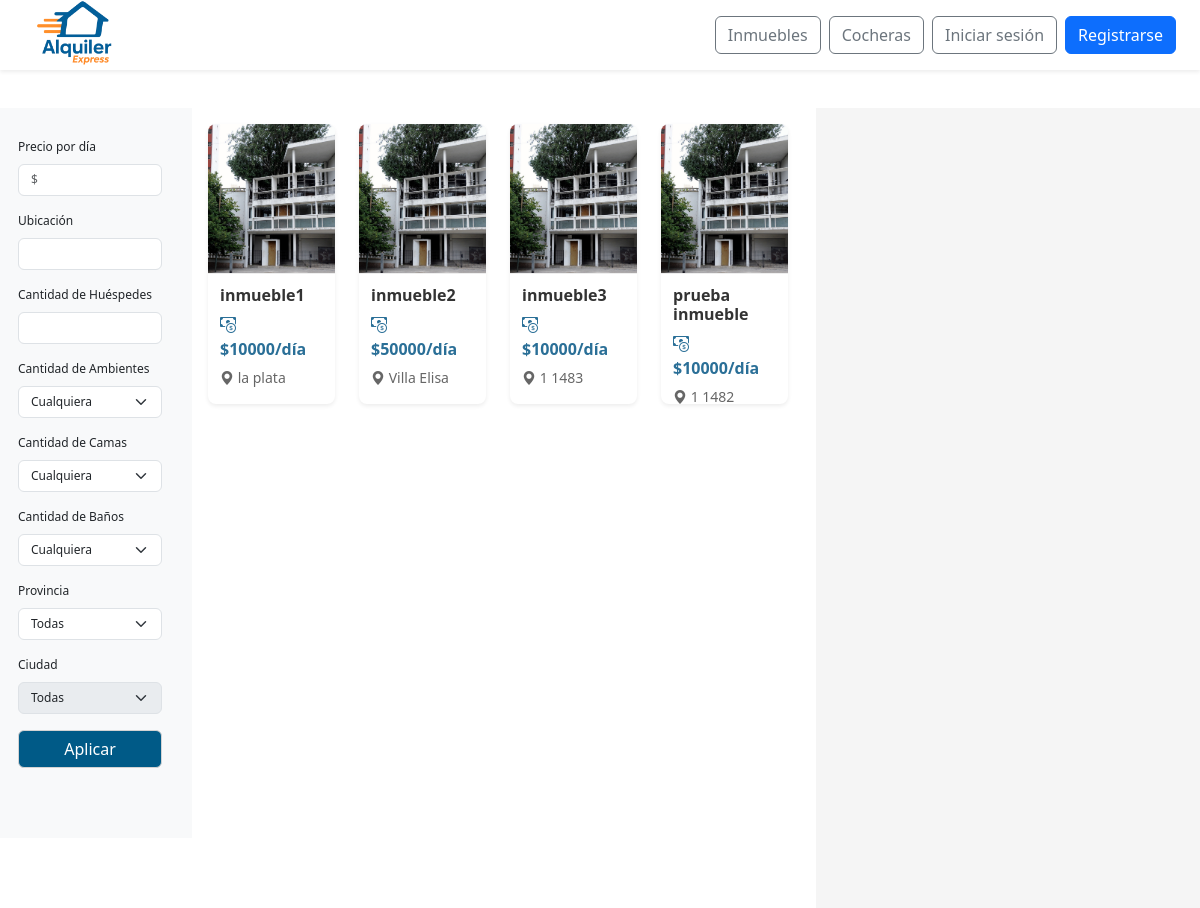
Screenshot of /buscar-inmuebles/ with the database file from the repository.
### web/models.py (models this page shows, shortened)
class Inmueble(models.Model):
    id_inmueble = models.AutoField(primary_key=True)
    nombre = models.CharField(max_length=100)
    ubicacion = models.TextField()
    provincia = models.ForeignKey(Provincia, on_delete=models.SET_NULL, null=True)
    ciudad = models.ForeignKey(Ciudad, on_delete=models.SET_NULL, null=True)
    descripcion = models.TextField()
    cantidad_banios = models.IntegerField()
    cantidad_ambientes = models.IntegerField()
    cantidad_camas = models.IntegerField()
    cantidad_huespedes = models.IntegerField()
    precio_por_dia = models.DecimalField(max_digits=10, decimal_places=2)
    politica_cancelacion = models.TextField()
    fecha_publicacion = models.DateField()
    cochera = models.ForeignKey(Cochera, null=True, blank=True, on_delete=models.SET_NULL)
    estado = models.ForeignKey(Estado, on_delete=models.SET_NULL, null=True)
    empleado = models.ForeignKey(Perfil, null=True, blank=True, on_delete=models.SET_NULL)

### web/views.py (the view)
# urls.py: path('buscar-inmuebles/', views.buscar_inmuebles, name='buscar_inmuebles'),
def buscar_inmuebles(request):
    query = request.GET.get('q', '').strip()
    provincia_id = request.GET.get('provincia')
    ciudad_id = request.GET.get('ciudad')
    precio = request.GET.get('precio')
    ubicacion = request.GET.get('ubicacion')
    huespedes = request.GET.get('huespedes')
    ambientes = request.GET.get('ambientes')
    camas = request.GET.get('camas')
    banios = request.GET.get('banios')
    inmuebles = Inmueble.objects.all()
    if query:
        inmuebles = inmuebles.filter(nombre__icontains=query)
    if provincia_id:
        inmuebles = inmuebles.filter(provincia_id=provincia_id)
    if ciudad_id:
        inmuebles = inmuebles.filter(ciudad_id=ciudad_id)
    if precio:
        inmuebles = inmuebles.filter(precio_por_dia__lte=precio)
    if ubicacion:
        inmuebles = inmuebles.filter(ubicacion__icontains=ubicacion)
    if huespedes:
        inmuebles = inmuebles.filter(cantidad_huespedes__gte=huespedes)
    if ambientes:
        if ambientes.endswith('+'):
            inmuebles = inmuebles.filter(cantidad_ambientes__gte=int(ambientes[:-1]))
        else:
            inmuebles = inmuebles.filter(cantidad_ambientes=int(ambientes))
    if camas:
        if camas.endswith('+'):
            inmuebles = inmuebles.filter(cantidad_camas__gte=int(camas[:-1]))
        else:
            inmuebles = inmuebles.filter(cantidad_camas=int(camas))
    if banios:
        if banios.endswith('+'):
            inmuebles = inmuebles.filter(cantidad_banios__gte=int(banios[:-1]))
        else:
            inmuebles = inmuebles.filter(cantidad_banios=int(banios))
    provincias = Provincia.objects.filter(ciudades__inmueble__isnull=False).distinct()
    if provincia_id:
        ciudades = Ciudad.objects.filter(
            provincia_id=provincia_id,
            inmueble__isnull=False
        ).distinct()
    else:
        ciudades = Ciudad.objects.filter(
            inmueble__isnull=False
        ).distinct()
    return render(request, 'buscar_inmuebles.html', {
        'inmuebles': inmuebles,
        'query': query,
        'provincias': provincias,
        'ciudades': ciudades,
    })

### web/context_processors.py (called while the page is built, shortened)
def notifications(request):
    return {}

### web/templates/buscar_inmuebles.html (shortened to what this page needs)
{% extends 'base_search.html' %}
{% load static %}
{% block extra_css %}
<link rel="stylesheet" href="{% static 'css/busqueda.css' %}">
{% endblock %}
{% block content %}
<main class="container-fluid">
  <div class="container-wrapper row">
    <aside class="filtros col-md-2 sidebar bg-light sticky-top">
      <form method="get">
        <div class="mb-3">
          <label class="form-label">Precio por día</label>
          <input type="number" class="form-control filtros__campo" name="precio" placeholder="$" min="0" value="{{ request.GET.precio }}">
        </div>
        <div class="mb-3">
          <label class="form-label">Ubicación</label>
          <input type="text" class="form-control filtros__campo" name="ubicacion" value="{{ request.GET.ubicacion }}">
        </div>
        <div class="mb-3">
          <label class="form-label">Cantidad de Huéspedes</label>
          <input type="number" class="form-control filtros__campo" name="huespedes" min="0" value="{{ request.GET.huespedes }}">
        </div>
        <div class="mb-3">
          <label class="form-label">Cantidad de Ambientes</label>
          <select class="form-select filtros__campo" name="ambientes">
            <option value="">Cualquiera</option>
          </select>
        </div>
        <div class="mb-3">
          <label class="form-label">Cantidad de Camas</label>
          <select class="form-select filtros__campo" name="camas">
            <option value="">Cualquiera</option>
          </select>
        </div>
        <div class="mb-3">
          <label class="form-label">Cantidad de Baños</label>
          <select class="form-select filtros__campo" name="banios">
            <option value="">Cualquiera</option>
          </select>
        </div>
        <div class="mb-3">
          <label class="form-label">Provincia</label>
          <select class="form-select filtros__campo" name="provincia" id="provincia-select">
            <option value="">Todas</option>
          </select>
        </div>
        <div class="mb-3">
          <label class="form-label">Ciudad</label>
          <select class="form-select filtros__campo" name="ciudad" id="ciudad-select" {% if not request.GET.provincia %}disabled{% endif %}>
            <option value="">Todas</option>
          </select>
        </div>
        <button class="btn btn-primary w-100 btn-azul">Aplicar</button>
      </form>
    </aside>
    <section class="lista-resultados col-md-6 p-3">
      <div id="lista-inmuebles" class="row">
        {% for inmueble in inmuebles %}
        <div class="col-12 col-md-6 col-lg-3 mb-4">
          <a href="{% url 'detalle_inmueble' inmueble.id_inmueble %}" class="text-decoration-none">
            <div class="propiedad-card card border-0 shadow-sm">
              {% if inmueble.imagen %}
                <img src="{{ inmueble.imagen.url }}" class="propiedad-imagen card-img-top" alt="{{ inmueble.nombre }}">
              {% else %}
                <img src="{% static 'img/default-property.jpg' %}" class="propiedad-imagen card-img-top" alt="Imagen por defecto">
              {% endif %}
              <div class="propiedad-body card-body">
                <h5 class="propiedad-nombre card-title">{{ inmueble.nombre }}</h5>
                <div class="propiedad-info">
                  <p class="propiedad-precio card-text">
                    <i class="bi bi-cash-coin"></i> ${{ inmueble.precio_por_dia|floatformat:"0" }}/día
                  </p>
                  <p class="propiedad-ubicacion card-text">
                    <i class="bi bi-geo-alt-fill"></i> {{ inmueble.ubicacion }}
                  </p>
                </div>
              </div>
            </div>
          </a>
        </div>
        {% empty %}
        <div class="col-12">
          <div class="mensaje-vacio alert alert-info" role="alert">
            <i class="bi bi-info-circle"></i> No se encontraron inmuebles disponibles.
          </div>
        </div>
        {% endfor %}
      </div>
    </section>
    <aside class="mapa-contenedor col-md-4">
      <div class="mapa-content" id="map" role="region" aria-label="Mapa de Inmuebles disponibles"></div>
    </aside>
  </div>
</main>
{% endblock %}

### web/static/css/global.css (style rules this page uses)
:root { --color-azul-alquiler: #005A87; --color-naranja-alquiler: #F26A1B; --color-azul-hover: #004466; --color-naranja-hover: #d85b17; }
.btn-azul { background-color: var(--color-azul-alquiler); color: white; border-color: lightgrey; transition: background-color 0.3s ease; }

### web/static/css/busqueda.css (style rules this page uses)
html, body { height: 100%; margin: 0; overflow-x: hidden; }
.container-fluid { padding: 0; }
.container-wrapper { flex: 1; display: flex; flex-direction: row; margin-top: 70px; height: calc(100vh - 70px); }
.filtros { background-color: #f8f9fa; overflow-y: auto; font-size: 12px; position: sticky; top: 70px; height: calc(100vh - 70px); flex-shrink: 0; padding: 30px; }
.filtros__campo { font-size: 12px; }
.lista-resultados { overflow-y: auto; height: calc(100vh - 70px); padding: 1rem; }
.propiedad-card { transition: transform 0.3s ease, box-shadow 0.3s ease; border-radius: 0.5rem; overflow: hidden; background: white; height: 280px; margin-bottom: 1.5rem; }
.propiedad-imagen { width: 100%; height: 150px; object-fit: cover; border-bottom: 1px solid #eee; }
.propiedad-body { padding: 12px; display: flex; flex-direction: column; height: calc(100% - 150px); }
.propiedad-nombre { font-weight: 600; color: #333; margin-bottom: 8px; font-size: 16px; }
.propiedad-precio { font-weight: 700; color: #2a6f97; margin-bottom: 6px; }
.propiedad-ubicacion { color: #666; font-size: 14px; margin-bottom: 8px; }
.mapa-contenedor { position: sticky; top: 70px; height: 100vh; flex-shrink: 0; }
.mapa-content { height: 100%; background-color: #f5f5f5; display: flex; align-items: center; justify-content: center; color: #666; }

### rows the page displays
Inmueble: nombre "inmueble1", precio_por_dia "10000", ubicacion "la plata"
Inmueble: nombre "inmueble2", precio_por_dia "50000", ubicacion "Villa Elisa"
Inmueble: nombre "inmueble3", precio_por_dia "10000", ubicacion "1 1483"
Inmueble: nombre "prueba inmueble", precio_por_dia "10000", ubicacion "1 1482"
